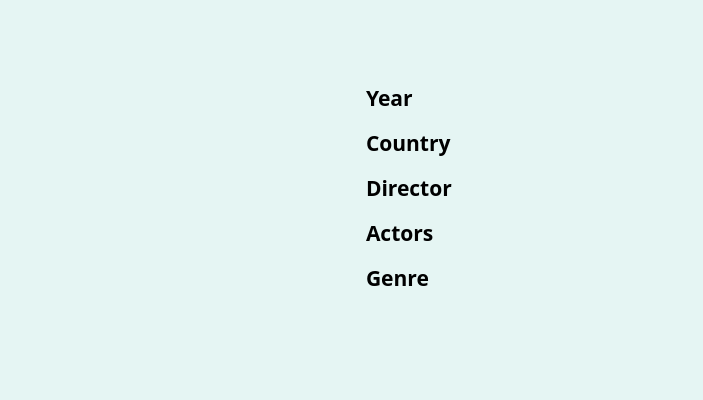
<?xml version="1.0" encoding="UTF-8"?>
<ui version="4.0">
 <class>InfoForm</class>
 <widget class="QWidget" name="InfoForm">
  <property name="geometry">
   <rect>
    <x>0</x>
    <y>0</y>
    <width>703</width>
    <height>400</height>
   </rect>
  </property>
  <property name="minimumSize">
   <size>
    <width>703</width>
    <height>400</height>
   </size>
  </property>
  <property name="maximumSize">
   <size>
    <width>703</width>
    <height>400</height>
   </size>
  </property>
  <property name="windowTitle">
   <string>Form</string>
  </property>
  <property name="styleSheet">
   <string notr="true">background-color: rgb(229, 245, 243);</string>
  </property>
  <layout class="QVBoxLayout" name="verticalLayout">
   <item>
    <widget class="QLabel" name="name">
     <property name="maximumSize">
      <size>
       <width>16777215</width>
       <height>40</height>
      </size>
     </property>
     <property name="font">
      <font>
       <family>Times New Roman</family>
       <pointsize>24</pointsize>
       <italic>false</italic>
      </font>
     </property>
     <property name="text">
      <string/>
     </property>
     <property name="alignment">
      <set>Qt::AlignBottom|Qt::AlignLeading|Qt::AlignLeft</set>
     </property>
    </widget>
   </item>
   <item>
    <widget class="QLabel" name="type">
     <property name="maximumSize">
      <size>
       <width>16777215</width>
       <height>20</height>
      </size>
     </property>
     <property name="font">
      <font>
       <family>Minion Pro Cond</family>
       <pointsize>12</pointsize>
       <weight>75</weight>
       <bold>true</bold>
      </font>
     </property>
     <property name="text">
      <string/>
     </property>
     <property name="alignment">
      <set>Qt::AlignBottom|Qt::AlignLeading|Qt::AlignLeft</set>
     </property>
     <property name="margin">
      <number>0</number>
     </property>
    </widget>
   </item>
   <item>
    <layout class="QHBoxLayout" name="horizontalLayout">
     <item>
      <widget class="QLabel" name="poster">
       <property name="text">
        <string/>
       </property>
       <property name="pixmap">
        <pixmap resource="resources.qrc">:/img/img/pic.png</pixmap>
       </property>
       <property name="alignment">
        <set>Qt::AlignLeading|Qt::AlignLeft|Qt::AlignTop</set>
       </property>
      </widget>
     </item>
     <item>
      <layout class="QVBoxLayout" name="verticalLayout_2">
       <item>
        <layout class="QFormLayout" name="formLayout">
         <property name="fieldGrowthPolicy">
          <enum>QFormLayout::AllNonFixedFieldsGrow</enum>
         </property>
         <property name="horizontalSpacing">
          <number>28</number>
         </property>
         <property name="verticalSpacing">
          <number>15</number>
         </property>
         <property name="leftMargin">
          <number>11</number>
         </property>
         <item row="0" column="0">
          <widget class="QLabel" name="label_3">
           <property name="font">
            <font>
             <family>Trajan Pro</family>
             <pointsize>16</pointsize>
             <weight>75</weight>
             <bold>true</bold>
            </font>
           </property>
           <property name="text">
            <string>Year</string>
           </property>
          </widget>
         </item>
         <item row="0" column="1">
          <widget class="QLabel" name="l_year">
           <property name="font">
            <font>
             <family>Arial</family>
             <pointsize>12</pointsize>
             <weight>50</weight>
             <bold>false</bold>
            </font>
           </property>
           <property name="styleSheet">
            <string notr="true">color: rgb(56, 56, 56);</string>
           </property>
           <property name="text">
            <string/>
           </property>
          </widget>
         </item>
         <item row="1" column="0">
          <widget class="QLabel" name="label_5">
           <property name="font">
            <font>
             <family>Trajan Pro</family>
             <pointsize>16</pointsize>
             <weight>75</weight>
             <bold>true</bold>
            </font>
           </property>
           <property name="text">
            <string>Country</string>
           </property>
          </widget>
         </item>
         <item row="1" column="1">
          <widget class="QLabel" name="l_country">
           <property name="font">
            <font>
             <family>Arial</family>
             <pointsize>12</pointsize>
             <weight>50</weight>
             <bold>false</bold>
            </font>
           </property>
           <property name="styleSheet">
            <string notr="true">color: rgb(56, 56, 56);</string>
           </property>
           <property name="text">
            <string/>
           </property>
          </widget>
         </item>
         <item row="2" column="0">
          <widget class="QLabel" name="label_7">
           <property name="font">
            <font>
             <family>Trajan Pro</family>
             <pointsize>16</pointsize>
             <weight>75</weight>
             <bold>true</bold>
            </font>
           </property>
           <property name="text">
            <string>Director</string>
           </property>
          </widget>
         </item>
         <item row="2" column="1">
          <widget class="QLabel" name="l_director">
           <property name="font">
            <font>
             <family>Arial</family>
             <pointsize>12</pointsize>
             <weight>50</weight>
             <bold>false</bold>
            </font>
           </property>
           <property name="styleSheet">
            <string notr="true">color: rgb(56, 56, 56);</string>
           </property>
           <property name="text">
            <string/>
           </property>
          </widget>
         </item>
         <item row="3" column="0">
          <widget class="QLabel" name="label_9">
           <property name="font">
            <font>
             <family>Trajan Pro</family>
             <pointsize>16</pointsize>
             <weight>75</weight>
             <bold>true</bold>
            </font>
           </property>
           <property name="text">
            <string>Actors</string>
           </property>
          </widget>
         </item>
         <item row="3" column="1">
          <widget class="QLabel" name="l_actors">
           <property name="font">
            <font>
             <family>Arial</family>
             <pointsize>12</pointsize>
             <weight>50</weight>
             <bold>false</bold>
            </font>
           </property>
           <property name="styleSheet">
            <string notr="true">color: rgb(56, 56, 56);</string>
           </property>
           <property name="text">
            <string/>
           </property>
          </widget>
         </item>
         <item row="4" column="0">
          <widget class="QLabel" name="label_11">
           <property name="font">
            <font>
             <family>Trajan Pro</family>
             <pointsize>16</pointsize>
             <weight>75</weight>
             <bold>true</bold>
            </font>
           </property>
           <property name="text">
            <string>Genre</string>
           </property>
          </widget>
         </item>
         <item row="4" column="1">
          <widget class="QLabel" name="l_genre">
           <property name="font">
            <font>
             <family>Arial</family>
             <pointsize>12</pointsize>
             <weight>50</weight>
             <bold>false</bold>
            </font>
           </property>
           <property name="styleSheet">
            <string notr="true">color: rgb(56, 56, 56);</string>
           </property>
           <property name="text">
            <string/>
           </property>
          </widget>
         </item>
        </layout>
       </item>
       <item>
        <widget class="QLabel" name="l_score">
         <property name="sizePolicy">
          <sizepolicy hsizetype="Minimum" vsizetype="Minimum">
           <horstretch>0</horstretch>
           <verstretch>0</verstretch>
          </sizepolicy>
         </property>
         <property name="maximumSize">
          <size>
           <width>16777215</width>
           <height>87</height>
          </size>
         </property>
         <property name="font">
          <font>
           <family>Wingdings 2</family>
           <pointsize>28</pointsize>
          </font>
         </property>
         <property name="text">
          <string/>
         </property>
         <property name="alignment">
          <set>Qt::AlignLeading|Qt::AlignLeft|Qt::AlignTop</set>
         </property>
         <property name="margin">
          <number>11</number>
         </property>
        </widget>
       </item>
      </layout>
     </item>
    </layout>
   </item>
  </layout>
 </widget>
 <resources>
  <include location="resources.qrc"/>
 </resources>
 <connections/>
</ui>
